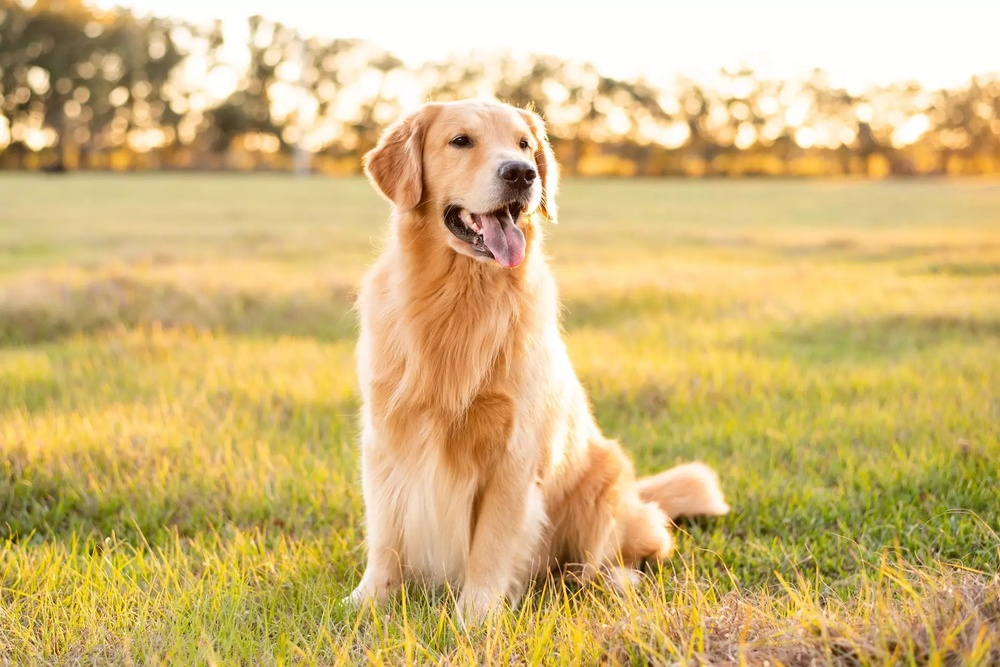
#> input picture pies.jpg, 1000 x 667 px, shrunk from 1920 x 1281 before the run
$ python blur.py   (older library calls are emulated)
#> lines starting #> are read from the running program, lines starting #| are printed output that depends on the picture
import numpy as np
import scipy as sp
import itertools as it
import matplotlib.pyplot as plt
from scipy import signal
from matplotlib.animation import FuncAnimation

def konwolucja_RGB (zdjecie, blu):
    zdjecie2 = np.empty_like(zdjecie)
    for dim in range(zdjecie.shape[-1]):
        zdjecie2[:, :, dim] = sp.signal.convolve2d(zdjecie[:, :, dim],blu, mode="same", boundary="symm")
    return zdjecie2

plt.rcParams["figure.figsize"]=(11, 7)

nazwa_zd = "pies.jpg"

dane = plt.imread(nazwa_zd)
#> dane is the input picture: shape (667, 1000, 3); mean R, G, B 211.5, 183.8, 121.3
x = [[1/144,1/144,1/144,1/144,1/144,1/144,1/144,1/144,1/144,1/144,1/144,1/144],[1/144,1/144,1/144,1/144,1/144,1/144,1/144,1/144,1/144,1/144,1/144,1/144],[1/144,1/144,1/144,1/144,1/144,1/144,1/144,1/144,1/144,1/144,1/144,1/144],[1/144,1/144,1/144,1/144,1/144,1/144,1/144,1/144,1/144,1/144,1/144,1/144],[1/144,1/144,1/144,1/144,1/144,1/144,1/144,1/144,1/144,1/144,1/144,1/144],[1/144,1/144,1/144,1/144,1/144,1/144,1/144,1/144,1/144,1/144,1/144,1/144],[1/144,1/144,1/144,1/144,1/144,1/144,1/144,1/144,1/144,1/144,1/144,1/144],[1/144,1/144,1/144,1/144,1/144,1/144,1/144,1/144,1/144,1/144,1/144,1/144],[1/144,1/144,1/144,1/144,1/144,1/144,1/144,1/144,1/144,1/144,1/144,1/144],[1/144,1/144,1/144,1/144,1/144,1/144,1/144,1/144,1/144,1/144,1/144,1/144],[1/144,1/144,1/144,1/144,1/144,1/144,1/144,1/144,1/144,1/144,1/144,1/144],[1/144,1/144,1/144,1/144,1/144,1/144,1/144,1/144,1/144,1/144,1/144,1/144]]
blur = {"Blur 12x12": np.array(x)}

blur_nazwa = "Blur 12x12"
b = blur[blur_nazwa]

zaladuj = plt.imread(nazwa_zd).astype(np.float)/255.
zaladuj_filtr = konwolucja_RGB(zaladuj, b)
#> after the loop in konwolucja_RGB, `for dim in range(zdjecie.shape[-1]):`:
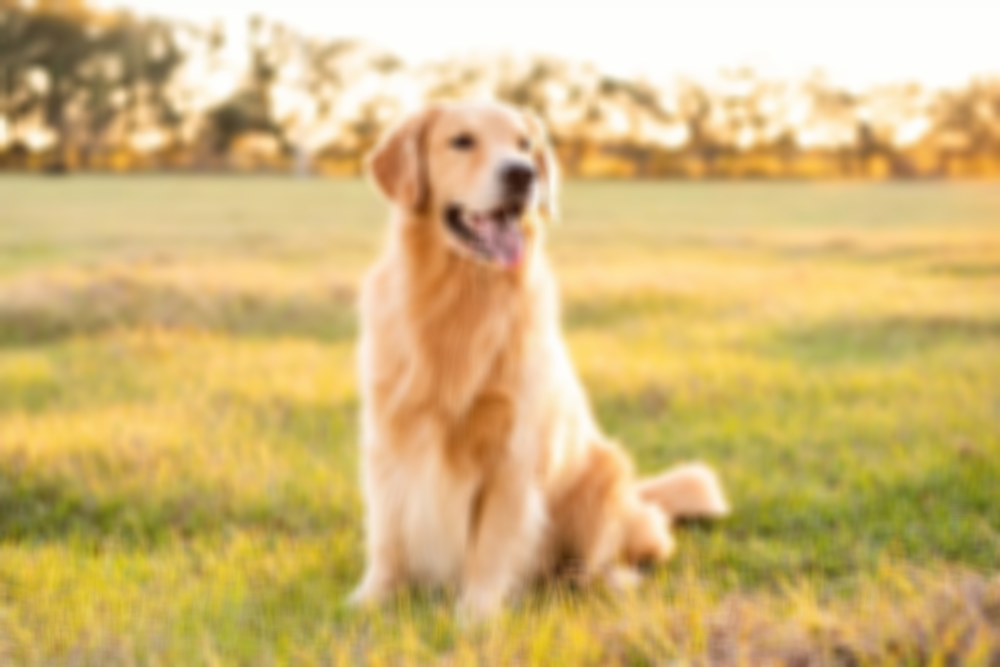
#> zdjecie2: shape (667, 1000, 3) float64; mean R, G, B 0.829, 0.721, 0.476

fig, (axL, axR) = plt.subplots(ncols = 2, tight_layout = True)
fig.suptitle(blur_nazwa)

axL.imshow(zaladuj)
axR.imshow(zaladuj_filtr)

plt.show()
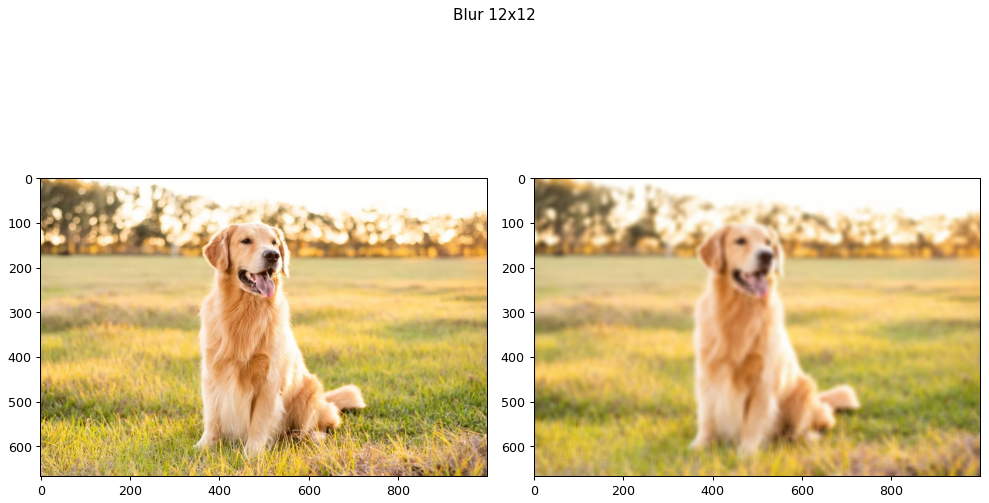
#> figure drawn by matplotlib, 2 panels
